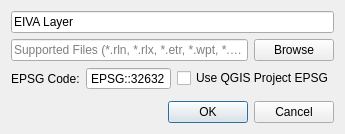
<?xml version="1.0" encoding="UTF-8"?>
<ui version="4.0">
 <class>LoadEivaDialogBase</class>
 <widget class="QDialog" name="LoadEivaDialogBase">
  <property name="geometry">
   <rect>
    <x>0</x>
    <y>0</y>
    <width>319</width>
    <height>134</height>
   </rect>
  </property>
  <property name="windowTitle">
   <string>Import EIVA File</string>
  </property>
  <layout class="QGridLayout" name="gridLayout">
   <item row="0" column="0">
    <layout class="QVBoxLayout" name="verticalLayout">
     <property name="sizeConstraint">
      <enum>QLayout::SetNoConstraint</enum>
     </property>
     <item>
      <widget class="QgsFilterLineEdit" name="layer_name">
       <property name="text">
        <string>EIVA Layer</string>
       </property>
       <property name="placeholderText">
        <string/>
       </property>
       <property name="value">
        <string>EIVA Layer</string>
       </property>
       <property name="qgisRelation" stdset="0">
        <string notr="true"/>
       </property>
      </widget>
     </item>
     <item>
      <layout class="QHBoxLayout" name="horizontalLayout">
       <item>
        <widget class="QgsFilterLineEdit" name="path_eiva_file">
         <property name="placeholderText">
          <string>Supported Files (*.rln, *.rlx, *.etr, *.wpt, *.wpt2)</string>
         </property>
         <property name="qgisRelation" stdset="0">
          <string notr="true"/>
         </property>
        </widget>
       </item>
       <item>
        <widget class="QPushButton" name="open_folder">
         <property name="text">
          <string>Browse</string>
         </property>
        </widget>
       </item>
      </layout>
     </item>
     <item>
      <layout class="QHBoxLayout" name="horizontalLayout_4">
       <item>
        <widget class="QLabel" name="label_epsg">
         <property name="toolTip">
          <string/>
         </property>
         <property name="text">
          <string>EPSG Code:</string>
         </property>
        </widget>
       </item>
       <item>
        <widget class="QSpinBox" name="sB_epsg">
         <property name="sizePolicy">
          <sizepolicy hsizetype="Fixed" vsizetype="Fixed">
           <horstretch>0</horstretch>
           <verstretch>0</verstretch>
          </sizepolicy>
         </property>
         <property name="buttonSymbols">
          <enum>QAbstractSpinBox::NoButtons</enum>
         </property>
         <property name="suffix">
          <string/>
         </property>
         <property name="prefix">
          <string>EPSG::</string>
         </property>
         <property name="maximum">
          <number>99999</number>
         </property>
         <property name="value">
          <number>32632</number>
         </property>
        </widget>
       </item>
       <item>
        <widget class="QCheckBox" name="cB_EPSG">
         <property name="enabled">
          <bool>true</bool>
         </property>
         <property name="text">
          <string>Use QGIS Project EPSG</string>
         </property>
         <property name="checked">
          <bool>false</bool>
         </property>
        </widget>
       </item>
       <item>
        <spacer name="horizontalSpacer_3">
         <property name="orientation">
          <enum>Qt::Horizontal</enum>
         </property>
         <property name="sizeHint" stdset="0">
          <size>
           <width>155</width>
           <height>20</height>
          </size>
         </property>
        </spacer>
       </item>
      </layout>
     </item>
     <item>
      <spacer name="verticalSpacer">
       <property name="orientation">
        <enum>Qt::Vertical</enum>
       </property>
       <property name="sizeHint" stdset="0">
        <size>
         <width>20</width>
         <height>18</height>
        </size>
       </property>
      </spacer>
     </item>
     <item>
      <widget class="QDialogButtonBox" name="button_box">
       <property name="orientation">
        <enum>Qt::Horizontal</enum>
       </property>
       <property name="standardButtons">
        <set>QDialogButtonBox::Cancel|QDialogButtonBox::Ok</set>
       </property>
      </widget>
     </item>
    </layout>
   </item>
  </layout>
 </widget>
 <customwidgets>
  <customwidget>
   <class>QgsFilterLineEdit</class>
   <extends>QLineEdit</extends>
   <header>qgsfilterlineedit.h</header>
  </customwidget>
 </customwidgets>
 <resources/>
 <connections>
  <connection>
   <sender>button_box</sender>
   <signal>accepted()</signal>
   <receiver>LoadEivaDialogBase</receiver>
   <slot>accept()</slot>
   <hints>
    <hint type="sourcelabel">
     <x>20</x>
     <y>20</y>
    </hint>
    <hint type="destinationlabel">
     <x>20</x>
     <y>20</y>
    </hint>
   </hints>
  </connection>
  <connection>
   <sender>button_box</sender>
   <signal>rejected()</signal>
   <receiver>LoadEivaDialogBase</receiver>
   <slot>reject()</slot>
   <hints>
    <hint type="sourcelabel">
     <x>20</x>
     <y>20</y>
    </hint>
    <hint type="destinationlabel">
     <x>20</x>
     <y>20</y>
    </hint>
   </hints>
  </connection>
 </connections>
</ui>
